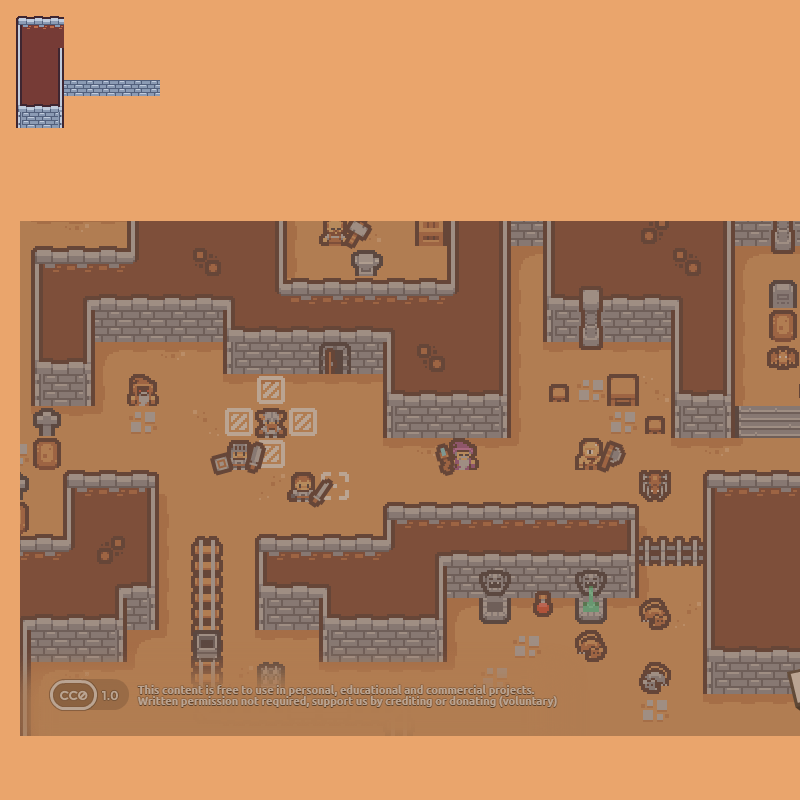

This game map was drawn from its Tiled (.tmx) file and the tilesets committed beside it. A one-line description and the trimmed map source follow:
An orthogonal 50x50 tile map with 16x16 px tiles, 2 tile layers (sol, niveau 2), 1 image layer.

<map version="1.9" tiledversion="1.9.2" orientation="orthogonal" renderorder="right-down" width="50" height="50" tilewidth="16" tileheight="16" infinite="0" nextlayerid="4" nextobjectid="1">
 <tileset firstgid="1" source="kenney.tsx" />
 <layer id="1" name="sol" width="50" height="50" locked="1">
  <data>[2500 cells, 2500 non-empty, 1 distinct tile ids]</data>
 </layer>
 <layer id="3" name="niveau 2" width="50" height="50">
  <data>[2500 cells, 2500 non-empty, 12 distinct tile ids]</data>
 </layer>
 <imagelayer id="2" name="Calque d'Images 1" locked="1" opacity="0.58" offsetx="20.7029" offsety="221.617">
  <image source="kenney_tinydungeon.png" width="918" height="515" />
 </imagelayer>
</map>
